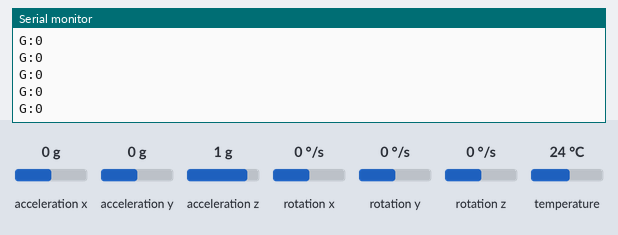
Recording of a sketch running on a simulated Arduino Nano, built with avr-gcc and run on an emulated ATmega328P. On the bench: the last lines printed to the serial monitor. Inputs (shaded band) come from the test bench; at power-on: acceleration y 0 g, acceleration x 0 g, acceleration z 1 g, rotation x 0 °/s, rotation y 0 °/s, rotation z 0 °/s, temperature 24 °C.

Above: at 1.8 s.
1.9 s: acceleration y set to -1.4 g
At 2.7 s:
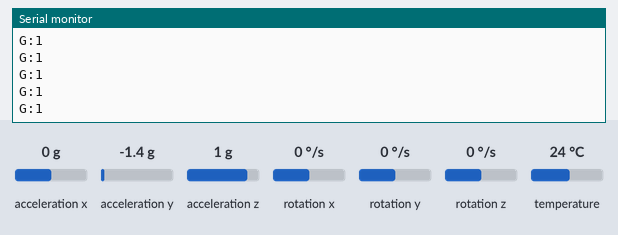
3.4 s: acceleration x set to -1.4 g
At 4.3 s:
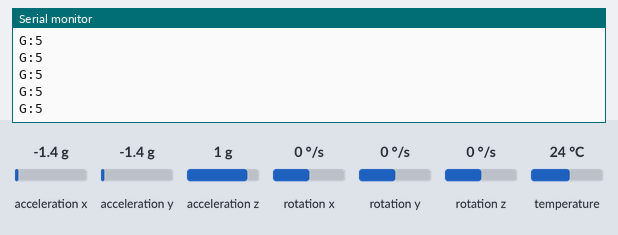
4.9 s: acceleration x set to 0.8 g
At 5.8 s:
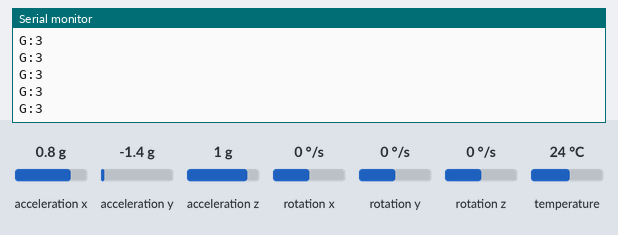
Timing chart, 0 to 7.9 s (numbered marks = the images above; inputs shaded):
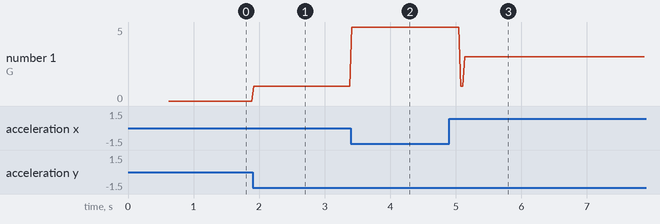

Measured:
- after the input at 1.9 s, the serial monitor: prints a new line at once (image 1)
- after the input at 3.4 s, the serial monitor: prints a new line at once (image 2)
- after the input at 4.9 s, the serial monitor: prints a new line after 0.24 s (image 3)
- plotted number 1: 0 → 1 after the input at 1.9 s, 1 → 5 after the input at 3.4 s, 5 → 3 after the input at 4.9 s

The sketch:

v2_0nano.ino
```cpp
#include <Wire.h>
#include <Adafruit_MPU6050.h>
#include <Adafruit_Sensor.h>

/* ---------------- CONFIG ---------------- */
#define MPU_SDA A4
#define MPU_SCL A5

#define GEAR_TX 1 // Nano TX to ESP32 RX

#define FILTER_ALPHA 0.15f
#define NEUTRAL_DEADZONE 1.5

/* ---------------- OBJECTS ---------------- */
Adafruit_MPU6050 mpu;

/* ---------------- STATE ---------------- */
float fax = 0, fay = 0;
float neutralX = 0, neutralY = 0;
int currentGear = 0;

/* ---------------- PROTOTYPES ---------------- */
void autoCalibrateNeutral();
void updateGear();
void sendData();

/* ---------------- SETUP ---------------- */
void setup() {
  Wire.begin(); // <-- just this for Nano, no arguments
  Serial.begin(115200); // TX to ESP32

  if (!mpu.begin()) {
    while (1); // halt if MPU fails
  }

  mpu.setAccelerometerRange(MPU6050_RANGE_4_G);
  mpu.setFilterBandwidth(MPU6050_BAND_21_HZ);

  autoCalibrateNeutral();
}


/* ---------------- LOOP ---------------- */
void loop() {
  updateGear();
  sendData();
  delay(30);
}

/* ---------------- AUTO-CALIBRATION ---------------- */
void autoCalibrateNeutral() {
  sensors_event_t a, g, temp;
  float sumX = 0, sumY = 0;
  const int samples = 50;

  for (int i = 0; i < samples; i++) {
    mpu.getEvent(&a, &g, &temp);
    sumX += a.acceleration.x;
    sumY += a.acceleration.y;
    delay(10);
  }

  neutralX = sumX / samples;
  neutralY = sumY / samples;
}

/* ---------------- GEAR DETECTION ---------------- */
void updateGear() {
  sensors_event_t a, g, temp;
  mpu.getEvent(&a, &g, &temp);

  // Low-pass filter
  fax = fax * (1 - FILTER_ALPHA) + a.acceleration.x * FILTER_ALPHA;
  fay = fay * (1 - FILTER_ALPHA) + a.acceleration.y * FILTER_ALPHA;

  float x = fax - neutralX;
  float y = fay - neutralY;

  // Neutral deadzone
  if (abs(x) < NEUTRAL_DEADZONE && abs(y) < NEUTRAL_DEADZONE) {
    currentGear = 0;
    return;
  }

  // Column detection
  int column = 0; // -1 left, 0 center, 1 right
  if (x < -1.0) column = -1;
  else if (x > 1.0) column = 1;

  // Row detection
  bool up = (y < 0);
  bool down = (y > 0);

  // Gear map with inverted mounting correction
  if (column == -1 && up) currentGear = 5;
  else if (column == -1 && down) currentGear = -1; // R
  else if (column == 0 && up) currentGear = 1;
  else if (column == 0 && down) currentGear = 2;
  else if (column == 1 && up) currentGear = 3;
  else if (column == 1 && down) currentGear = 4;
}

/* ---------------- SEND DATA ---------------- */
void sendData() {
  // Format: G:gear\n
  Serial.print("G:");
  Serial.println(currentGear);
}
```
